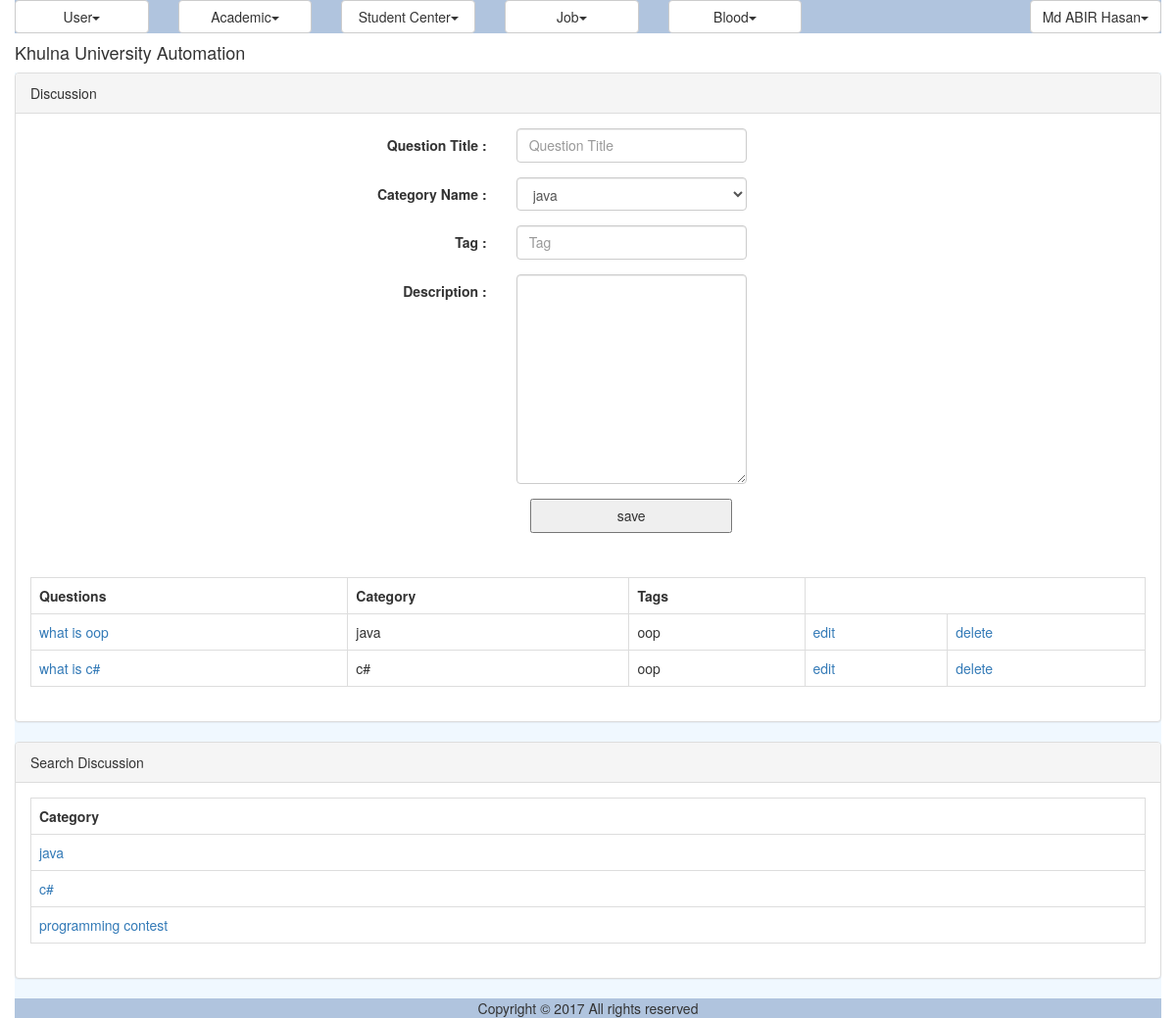
Screenshot of /dgted/discussion.php (signed in) with the database file from the repository.
### tables this page shows
CREATE TABLE `dms_discussion_category` (
  `ID` varchar(40) NOT NULL,
  `Name` varchar(40) NOT NULL
);

CREATE TABLE `dms_discussion` (
  `ID` varchar(40) NOT NULL,
  `Title` varchar(150) NOT NULL,
  `CategoryID` varchar(40) NOT NULL,
  `Description` varchar(300) NOT NULL,
  `Tag` varchar(200) NOT NULL,
  `CreationDate` datetime NOT NULL,
  `CreatorID` varchar(40) NOT NULL
);

### dgted/util/class.util.inc (called while the page is built, shortened)
<?php
class ConfigUtil implements I_DBConfig, I_LogConfig, I_LanguageConfig{
	public static $s_instance;
	private $_host;
	private $_username;
	private $_password;
	private $_database;
	public static function getInstance() {
		if(!self::$s_instance) {
			self::$s_instance = new self();
		}
		return self::$s_instance;
	}
	private function readConfig(){
		$this->_ini_array = parse_ini_file(CONFIG.'system.ini');
		$this->_host =	$this->_ini_array['db_host'];
		$this->_username = $this->_ini_array['db_username'];
		$this->_password = $this->_ini_array['db_password'];
		$this->_database = $this->_ini_array['db_database'];
	}
	public function getDBHost(){
		return $this->_host;
	}
	public function getDBUserName(){
		return $this->_username;
	}
	public function getDBPassword(){
		return $this->_password;
	}
	public function getDBName(){
		return $this->_database;
	}
}
class DBUtil implements I_DBUtil {
	private static $s_instance;
	private $_host;
	private $_username;
	private $_password;
	private $_database;
	protected $_connection;
	protected $_result;
	public static function getInstance() {
		if(!self::$s_instance) {
			self::$s_instance = new self();
		}
		return self::$s_instance;
	}
	private function readDBConfig(){
		$_config = ConfigUtil::getInstance();
		$this->_host = $_config->getDBHost();
		$this->_username = $_config->getDBUserName();
		$this->_password = $_config->getDBPassword();
		$this->_database = $_config->getDBName();
	}
	private function setConnection(){
		$this->_connection = new mysqli($this->_host, $this->_username,
			$this->_password, $this->_database);
	}
	public function doQuery($sql) {
		$this->_result = $this->_connection->query($sql) or die(mysqli_error($this->_connection));
		return $this->_result;
	}
	public function getNumRows() {
		$this->_numRows = mysqli_num_rows($this->_result);
		return $this->_numRows;
	}
	public function getAllRows() {
		$rows = array();
		for($x = 0; $x < $this->getNumRows(); $x++) {
			$rows[] = mysqli_fetch_assoc($this->_result);
		}
		return $rows;
	}
	public function getTopRow() {
		return $this->_result->fetch_array();
	}
}
class LogUtil{
	private static $s_instance;
	public static function getInstance(){
		if(!self::$s_instance) {
			self::$s_instance = new self();
		}
		return self::$s_instance;
	}
}
class LangUtil{
	private static $s_instance;
	public static function getInstance() {
		if(!self::$s_instance) {
			self::$s_instance = new self();
		}
		return self::$s_instance;
	}
}
?>

### dgted/modules/forum/ui/blade/view.discussion.blade.inc (called while the page is built, shortened)
<?php
include_once UTILITY.'class.util.inc';
include_once MODULES_FORUM.'bao/class.discussionbao.inc';
include_once MODULES_FORUM.'bao/class.discussionCategorybao.inc';
$_DiscussionBAO = new DiscussionBAO();
$_DiscussionCategoryBAO = new DiscussionCategoryBAO();
?>

### dgted/modules/forum/bao/class.discussionCategorybao.inc (called while the page is built, shortened)
<?php
include_once UTILITY.'class.util.inc';
include_once MODULES_FORUM.'dao/class.discussionCategorydao.inc';
Class DiscussionCategoryBAO{
	private $_DiscussionCategoryDAO;
	public function __construct(){
		$this->_DiscussionCategoryDAO = new DiscussionCategoryDAO();
	}
	public function getAllDiscussionCategorys(){
		$Result = $this->_DiscussionCategoryDAO->getAllDiscussionCategorys();
		return $Result;
	}
}
?>

### dgted/modules/forum/dao/class.discussionCategorydao.inc (called while the page is built, shortened)
<?php
include_once COMMON.'class.common.inc';
include_once COMMON.'class.common.forum.inc';
include_once UTILITY.'class.util.inc';
Class DiscussionCategoryDAO{
	private $_DB;
	public function __construct(){
		$this->_DB = DBUtil::getInstance();
	}
	public function getAllDiscussionCategorys(){
		$DiscussionCategoryList = array();
		$this->_DB->doQuery("SELECT * FROM dms_discussion_category");
		$rows = $this->_DB->getAllRows();
		for($i = 0; $i < sizeof($rows); $i++) {
			$row = $rows[$i];
			$this->_DiscussionCategory = new DiscussionCategory();
		    $this->_DiscussionCategory->setID ( $row['ID']);
		    $this->_DiscussionCategory->setName( $row['Name'] );
		    $DiscussionCategoryList[]=$this->_DiscussionCategory;
		}
		$Result = new Result();
		$Result->setIsSuccess(1);
		$Result->setResultObject($DiscussionCategoryList);
		return $Result;
	}
}
?>

### dgted/common/class.common.inc (called while the page is built, shortened)
<?php
class Result{
    private $_IsSuccess=0;
    private $_ResultObject;
    public function setIsSuccess($IsSuccess){
        $this->_IsSuccess = $IsSuccess;
    }
    public function getIsSuccess(){
        return $this->_IsSuccess;
    }
    public function setResultObject($ResultObject){
        $this->_ResultObject = $ResultObject;
    }
    public function getResultObject(){
        return $this->_ResultObject;
    }
}
?>

### dgted/common/class.common.forum.inc (called while the page is built, shortened)
<?php
class DiscussionCategory{
    private $_ID;
    private $_name;
    public function setID ( $ID ) {
        $this->_ID = $ID;
    }
    public function getID () {
        return $this->_ID;
    }
    public function setName ($Name){
        $this->_name = $Name;
    }
    public function getName(){
        return $this->_name;
    }
}
class Discussion{
    private $_ID;
    private $_Name;
    private $_Category;
    private $_Tag;
    public function setID ( $ID ) {
        $this->_ID = $ID;
    }
    public function getID () {
        return $this->_ID;
    }
    public function setName ( $Name ) {
        $this->_Name = $Name;
    }
    public function getName () {
        return $this->_Name;
    }
    public function setCategory ( $Category ) {
        $this->_Category = $Category;
    }
    public function getCategory () {
        return $this->_Category;
    }
    public function setTag( $Tag ) {
        $this->_Tag = $Tag;
    }
    public function getTag() {
        return $this->_Tag;
    }
}
?>

### dgted/modules/forum/bao/class.discussionbao.inc (called while the page is built, shortened)
<?php
include_once UTILITY.'class.util.inc';
include_once MODULES_FORUM.'dao/class.discussiondao.inc';
Class DiscussionBAO{
	private $_DiscussionDAO;
	public function __construct(){
		$this->_DiscussionDAO = new DiscussionDAO();
	}
	public function getAllDiscussions(){
		$Result = $this->_DiscussionDAO->getAllDiscussions();
		return $Result;
	}
	public function getNameFromCatagoryID($Discussion){
		$Result = $this->_DiscussionDAO->getNameFromCatagoryID($Discussion);
		return $Result;
	}
}
?>

### dgted/modules/forum/dao/class.discussiondao.inc (called while the page is built, shortened)
<?php
include_once COMMON.'class.common.inc';
include_once COMMON.'class.common.forum.inc';
include_once UTILITY.'class.util.inc';
include_once 'class.discussionCategorydao.inc';
Class DiscussionDAO{
	private $_DB;
	public function __construct(){
		$this->_DB = DBUtil::getInstance();
	}
	public function getAllDiscussions(){
		$DiscussionList = array();
		$this->_DB->doQuery("SELECT * FROM dms_discussion");
		$rows = $this->_DB->getAllRows();
		for($i = 0; $i < sizeof($rows); $i++) {
			$row = $rows[$i];
			$this->_Discussion = new Discussion();
		    $this->_Discussion->setID ( $row['ID']);
		    $this->_Discussion->setName( $row['Title'] );
		    $this->_Discussion->setCategory( $row['CategoryID'] );
		    $this->_Discussion->setDescription( $row['Description'] );
		    $this->_Discussion->setTag( $row['Tag'] );
		    $this->_Discussion->setCreationDate( $row['CreationDate'] );
		    $this->_Discussion->setCreator( $row['CreatorID'] );
		    $DiscussionList[]=$this->_Discussion;
		}
		$Result = new Result();
		$Result->setIsSuccess(1);
		$Result->setResultObject($DiscussionList);
		return $Result;
	}
	public function getNameFromCatagoryID($CatagoryID){
		$SQL = "SELECT * FROM dms_discussion_category
				WHERE ID='".$CatagoryID."'";
		$SQL = $this->_DB->doQuery($SQL);
		$row = $this->_DB->getTopRow();
		$this->_DiscussionCategory = new DiscussionCategory();
		$this->_DiscussionCategory->setID ( $row['ID']);
		$this->_DiscussionCategory->setName( $row['Name'] );
	 	$Result = new Result();
		$Result->setIsSuccess(1);
		$Result->setResultObject($this->_DiscussionCategory);
		return $Result;
	}
}
?>

### dgted/modules/forum/ui/view.discussion.inc (the view)
<?php
include_once 'blade/view.discussion.blade.inc';
include_once COMMON.'class.common.inc';
?>
<div class="panel panel-default">
    <div class="panel-heading">Discussion</div>
    <div class="panel-body">
	<div id="form">
		<form method="post" class="form-horizontal">
			<div class="form-group">
				<label class="control-label col-sm-4" for="txtQuestion">Question Title : </label>
				<div class="col-sm-6">
					<input type="text" class="form-control"  name="txtQuestion" placeholder="Question Title" value="<?php
					if(isset($_GET['edit'])) echo $getROW->getName();  ?>" />
				</div>
			</div>
			<div class="form-group">
				<label class="control-label col-sm-4" for="txtCat">Category Name : </label>
				<div class="col-sm-6">
						    <?php
						    $var = '<select name="txtCat" class="form-control"  id="select-from-cat">';
							$Result = $_DiscussionCategoryBAO->getAllDiscussionCategorys();
							if($Result->getIsSuccess()){
								$DiscussionCategorys = $Result->getResultObject();
						       for ($i=0; $i < sizeof($DiscussionCategorys); $i++) {
						       		$DiscussionCategory = $DiscussionCategorys[$i];
						    		$var = $var. '<option value="'.$DiscussionCategory->getID().'"';
						          	$var = $var.'>'.$DiscussionCategory->getName().'</option>';
								}
								$var = $var.'</select>';
							}
							echo $var;
							?>
				</div>
			</div>
			<div class="form-group">
				<label class="control-label col-sm-4" for="txtTag">Tag : </label>
				<div class="col-sm-6">
					<input type="text" class="form-control"  name="txtTag" placeholder="Tag" value="<?php
					if(isset($_GET['edit'])) echo $getROW->getTag();  ?>" />
				</div>
			</div>
			<div class="form-group">
				<label class="control-label col-sm-4" for="txtDes">Description : </label>
				<div class="col-sm-6">
					<textarea rows="10" cols="40" class="form-control"  name="txtDes" placeholder="Description"
					value="<?php
					if(isset($_GET['edit'])) echo $getROW->getDescription();  ?>" >
					</textarea>
				</div>
			</div>
	        <div class="form-group">
              <div class="col-sm-offset-2 col-sm-10">
						<?php
						if(isset($_GET['edit']))
						{
							?>
							<button type="submit" name="update">update</button>
							<?php
						}
						else
						{
							?>
							<button type="submit" name="save">save</button>
							<?php
						}
						?>
				</div>
			</div>
		</form>
	</div>
	</div>
	<div class="panel-body">
	<table class="table table-bordered">
	<?php
	$Result = $_DiscussionBAO->getAllDiscussions();
	if($Result->getIsSuccess()){
		$DiscussionList = $Result->getResultObject();
	?>
		<tr>
			<th>Questions</th>
			<th>Category</th>
			<th>Tags</th>
		</tr>
		<?php
		for($i = 0; $i < sizeof($DiscussionList); $i++) {
			$Discussion = $DiscussionList[$i];
			?>
		    <tr>
		    <td><a href="discussion_comment.php?view=<?php echo $Discussion->getID(); ?>" onclick="return ; " >
		    <?php echo $Discussion->getName(); ?></a></td>
			    <td><?php $id = $Discussion->getCategory();
			    	$Result2 = $_DiscussionBAO->getNameFromCatagoryID($id);
			    	if ($Result2->getIsSuccess()) {
			    		$DiscussionCategory = $Result2->getResultObject();
			    		echo $DiscussionCategory->getName();
			    	}
			    	 ?></td>
			    <td><?php echo $Discussion->getTag(); ?></td>
			    <td><a href="?edit=<?php echo $Discussion->getID(); ?>" onclick="return confirm('sure to edit !'); " >edit</a></td>
			    <td><a href="?del=<?php echo $Discussion->getID(); ?>" onclick="return confirm('sure to delete !'); " >delete</a></td>
		    </tr>
	    <?php
		}
	}
	else{
		echo $Result->getResultObject();
	}
	?>
	</table>
	</div>
</div>
<div class="panel panel-default">
    <div class="panel-heading">Search Discussion</div>
	<div class="panel-body">
		<table class="table table-bordered">
			<tr>
				<th>Category</th>
			</tr>
			<?php
				$Result = $_DiscussionCategoryBAO->getAllDiscussionCategorys();
				if($Result->getIsSuccess())
				{
					$DiscussionCategorys = $Result->getResultObject();
			        for ($i=0; $i < sizeof($DiscussionCategorys); $i++)
					{
						$DiscussionCategory = $DiscussionCategorys[$i];?>
						<tr><td><a href="discussion_search.php?Category=<?php echo $DiscussionCategory->getID(); ?>" onclick="return; "> <?php echo $DiscussionCategory->getName() ?> </a></td>
						</tr>
					<?php
					}
				}
				?>
		</table>
	</div>
</div>

### dgted/resources/css/style.css (style rules this page uses)
#form { width:500px; margin:0px auto; text-align:center; }
#form form input { width:100%; height:35px; }
form button { width:50%; height:35px; }
table,td { border:solid #e9e9e9 1px; }

### rows the page displays
dms_discussion_category: txtCat "java", Name "java"
dms_discussion: Title "what is oop", dms_discussion_category.Name "java", Tag "oop"
dms_discussion: Title "what is c#", dms_discussion_category.Name "c#", Tag "oop"
dms_discussion_category: Name "c#"
dms_discussion_category: Name "programming contest"

### other values shown
$globalMenu[$i]->getTitle() "User Academic Student Center Job Blood"
$CurrentUser->getFullName() "Md ABIR Hasan"
